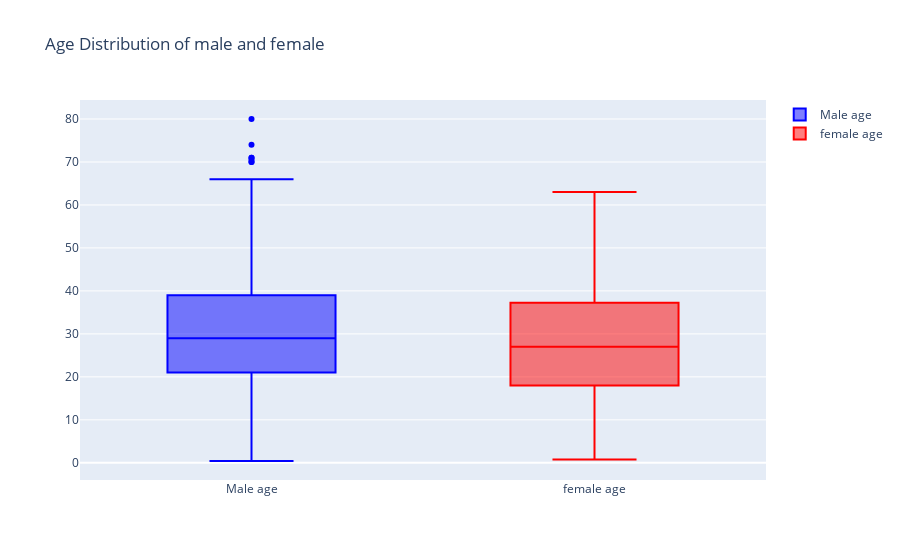

Source (notebook cell):
### Code cell
age_male=titanic_data[titanic_data['Sex']=='male']['Age']
age_female=titanic_data[titanic_data['Sex']=='female']['Age']
fig = go.Figure()
fig=fig.add_trace(go.Box(y=age_male,
                     marker_color="blue",
                     name="Male age"))
fig=fig.add_trace(go.Box(y=age_female,
                     marker_color="red",
                     name="female age"))
fig.update_layout(title="Age Distribution of male and female")

### Figure 1 — Plotly figure (JSON) as saved in the notebook; plotly's stock layout.template omitted (floating-point values rounded to 4 significant figures; data arrays with more than 128 entries replaced by an {"elided": "..."} marker saying what was removed)
{"data": [{"marker": {"color": "blue"}, "name": "Male age", "type": "box", "y": {"elided": "577 float values"}}, {"marker": {"color": "red"}, "name": "female age", "type": "box", "y": {"elided": "314 float values"}}], "layout": {"title": {"text": "Age Distribution of male and female"}}}
